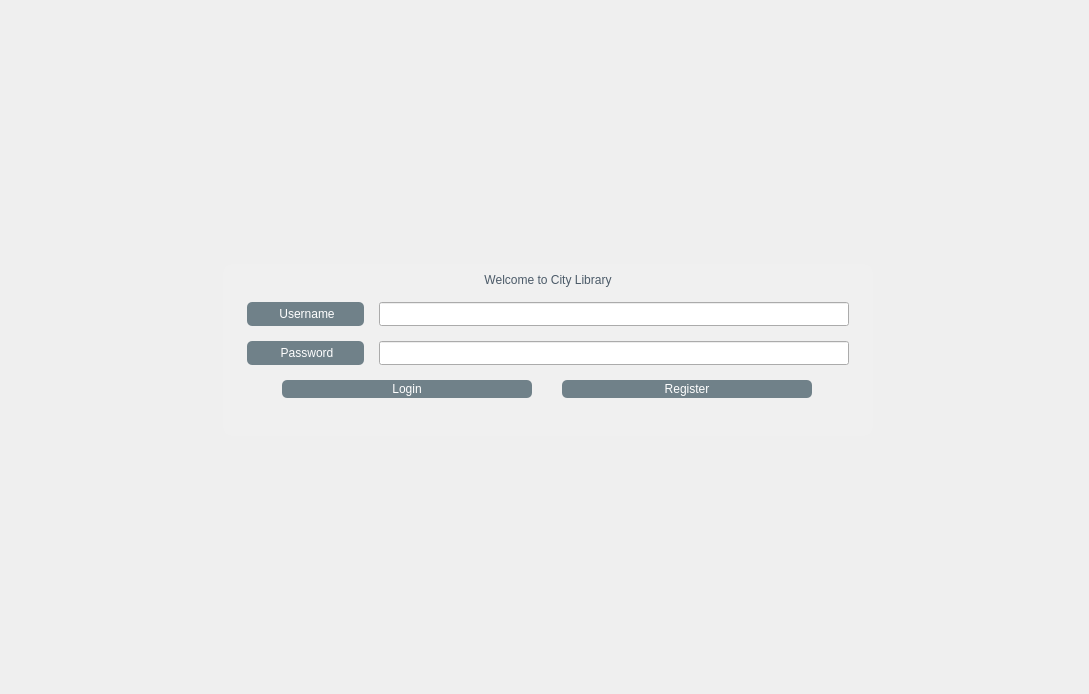
<?xml version="1.0" encoding="UTF-8"?>
<ui version="4.0">
 <class>LoginView</class>
 <widget class="QWidget" name="LoginView">
  <property name="geometry">
   <rect>
    <x>0</x>
    <y>0</y>
    <width>1089</width>
    <height>694</height>
   </rect>
  </property>
  <property name="windowTitle">
   <string>Form</string>
  </property>
  <layout class="QVBoxLayout" name="verticalLayout_3">
   <property name="spacing">
    <number>0</number>
   </property>
   <property name="leftMargin">
    <number>0</number>
   </property>
   <property name="topMargin">
    <number>0</number>
   </property>
   <property name="rightMargin">
    <number>0</number>
   </property>
   <property name="bottomMargin">
    <number>0</number>
   </property>
   <item>
    <widget class="QWidget" name="screenBackGround" native="true">
     <property name="styleSheet">
      <string notr="true">#screenBackGround {
	background-image: url(:/branding/images/brand/background.jpg);
}</string>
     </property>
     <layout class="QHBoxLayout" name="horizontalLayout">
      <property name="leftMargin">
       <number>0</number>
      </property>
      <property name="topMargin">
       <number>0</number>
      </property>
      <property name="rightMargin">
       <number>0</number>
      </property>
      <property name="bottomMargin">
       <number>0</number>
      </property>
      <item>
       <layout class="QGridLayout" name="mainLayout" rowstretch="2,1,2" columnstretch="4,2,4">
        <item row="1" column="2">
         <spacer name="horizontalSpacer_2">
          <property name="orientation">
           <enum>Qt::Orientation::Horizontal</enum>
          </property>
          <property name="sizeHint" stdset="0">
           <size>
            <width>40</width>
            <height>20</height>
           </size>
          </property>
         </spacer>
        </item>
        <item row="1" column="0">
         <spacer name="horizontalSpacer">
          <property name="orientation">
           <enum>Qt::Orientation::Horizontal</enum>
          </property>
          <property name="sizeHint" stdset="0">
           <size>
            <width>40</width>
            <height>20</height>
           </size>
          </property>
         </spacer>
        </item>
        <item row="2" column="1">
         <spacer name="verticalSpacer_2">
          <property name="orientation">
           <enum>Qt::Orientation::Vertical</enum>
          </property>
          <property name="sizeHint" stdset="0">
           <size>
            <width>20</width>
            <height>40</height>
           </size>
          </property>
         </spacer>
        </item>
        <item row="0" column="0">
         <layout class="QGridLayout" name="logoLayout" columnstretch="0,0,0">
          <item row="0" column="0">
           <spacer name="horizontalSpacer_3">
            <property name="orientation">
             <enum>Qt::Orientation::Horizontal</enum>
            </property>
            <property name="sizeHint" stdset="0">
             <size>
              <width>40</width>
              <height>20</height>
             </size>
            </property>
           </spacer>
          </item>
          <item row="0" column="2">
           <spacer name="horizontalSpacer_4">
            <property name="orientation">
             <enum>Qt::Orientation::Horizontal</enum>
            </property>
            <property name="sizeHint" stdset="0">
             <size>
              <width>40</width>
              <height>20</height>
             </size>
            </property>
           </spacer>
          </item>
          <item row="0" column="1">
           <widget class="QLabel" name="label">
            <property name="text">
             <string/>
            </property>
            <property name="pixmap">
             <pixmap resource="images.qrc">:/branding/images/brand/logo.png</pixmap>
            </property>
            <property name="scaledContents">
             <bool>false</bool>
            </property>
           </widget>
          </item>
         </layout>
        </item>
        <item row="1" column="1">
         <widget class="QWidget" name="loginBackground" native="true">
          <property name="minimumSize">
           <size>
            <width>650</width>
            <height>0</height>
           </size>
          </property>
          <property name="styleSheet">
           <string notr="true">#loginBackground{
	
	background-color: rgb(240, 240, 240);
	border-radius: 10px;
}</string>
          </property>
          <layout class="QVBoxLayout" name="verticalLayout_2">
           <item>
            <layout class="QVBoxLayout" name="verticalLayout" stretch="0,0,0,0">
             <property name="spacing">
              <number>15</number>
             </property>
             <property name="leftMargin">
              <number>15</number>
             </property>
             <property name="rightMargin">
              <number>15</number>
             </property>
             <item>
              <widget class="QLabel" name="welcomeLabel">
               <property name="styleSheet">
                <string notr="true">font: 700 20pt &quot;Segoe UI&quot;;
color: rgb(75, 90, 104);</string>
               </property>
               <property name="text">
                <string>Welcome to City Library</string>
               </property>
               <property name="alignment">
                <set>Qt::AlignmentFlag::AlignCenter</set>
               </property>
              </widget>
             </item>
             <item>
              <layout class="QGridLayout" name="inputLayout" columnstretch="1,4" columnminimumwidth="0,0">
               <item row="1" column="1">
                <widget class="QLineEdit" name="passwordLineEdit">
                 <property name="sizePolicy">
                  <sizepolicy hsizetype="Expanding" vsizetype="Expanding">
                   <horstretch>0</horstretch>
                   <verstretch>0</verstretch>
                  </sizepolicy>
                 </property>
                 <property name="minimumSize">
                  <size>
                   <width>4</width>
                   <height>0</height>
                  </size>
                 </property>
                 <property name="styleSheet">
                  <string notr="true"/>
                 </property>
                </widget>
               </item>
               <item row="0" column="1">
                <widget class="QLineEdit" name="usernameLineEdit">
                 <property name="sizePolicy">
                  <sizepolicy hsizetype="Expanding" vsizetype="Expanding">
                   <horstretch>0</horstretch>
                   <verstretch>0</verstretch>
                  </sizepolicy>
                 </property>
                 <property name="maximumSize">
                  <size>
                   <width>16777214</width>
                   <height>16777215</height>
                  </size>
                 </property>
                 <property name="styleSheet">
                  <string notr="true"/>
                 </property>
                </widget>
               </item>
               <item row="0" column="0">
                <widget class="QLabel" name="usernameLabel">
                 <property name="styleSheet">
                  <string notr="true">#usernameLabel {
font: 700 12pt &quot;Segoe UI&quot;;
color: rgb(255, 255, 255);
background-color: rgb(112, 129, 137);
border-radius:5px;
padding-top: 5px;
padding-right: 5px;
padding-bottom: 5px;
padding-left: 5px;
}</string>
                 </property>
                 <property name="text">
                  <string>&lt;html&gt;&lt;head/&gt;&lt;body&gt;&lt;p align=&quot;center&quot;&gt;Username&lt;/p&gt;&lt;/body&gt;&lt;/html&gt;</string>
                 </property>
                </widget>
               </item>
               <item row="1" column="0">
                <widget class="QLabel" name="passwordLabel">
                 <property name="sizePolicy">
                  <sizepolicy hsizetype="Expanding" vsizetype="Expanding">
                   <horstretch>0</horstretch>
                   <verstretch>0</verstretch>
                  </sizepolicy>
                 </property>
                 <property name="styleSheet">
                  <string notr="true">#passwordLabel {
font: 700 12pt &quot;Segoe UI&quot;;
color: rgb(255, 255, 255);
background-color: rgb(112, 129, 137);
border-radius:5px;
padding-top: 5px;
padding-right: 5px;
padding-bottom: 5px;
padding-left: 5px;
}</string>
                 </property>
                 <property name="text">
                  <string>&lt;html&gt;&lt;head/&gt;&lt;body&gt;&lt;p align=&quot;center&quot;&gt;Password&lt;/p&gt;&lt;/body&gt;&lt;/html&gt;</string>
                 </property>
                </widget>
               </item>
              </layout>
             </item>
             <item>
              <layout class="QHBoxLayout" name="buttonLayout">
               <property name="leftMargin">
                <number>20</number>
               </property>
               <property name="rightMargin">
                <number>20</number>
               </property>
               <item>
                <widget class="QPushButton" name="loginButton">
                 <property name="maximumSize">
                  <size>
                   <width>250</width>
                   <height>16777215</height>
                  </size>
                 </property>
                 <property name="styleSheet">
                  <string notr="true">QPushButton {
	font: 700 12pt &quot;Segoe UI&quot;;
	background-color: rgb(112, 129, 137);
    color: white;       	
	padding: 2px;
	border-radius: 5px;
}

QPushButton:hover {
    background-color: #555;
}

QPushButton:pressed {
    background-color: #444;
}</string>
                 </property>
                 <property name="text">
                  <string>Login</string>
                 </property>
                </widget>
               </item>
               <item>
                <widget class="QPushButton" name="registerButton">
                 <property name="maximumSize">
                  <size>
                   <width>250</width>
                   <height>16777215</height>
                  </size>
                 </property>
                 <property name="styleSheet">
                  <string notr="true">QPushButton {
	font: 700 12pt &quot;Segoe UI&quot;;
	background-color: rgb(112, 129, 137);
    color: white;       	
	padding: 2px;
	border-radius: 5px;
}

QPushButton:hover {
    background-color: #555;
}

QPushButton:pressed {
    background-color: #444;
}</string>
                 </property>
                 <property name="text">
                  <string>Register</string>
                 </property>
                </widget>
               </item>
              </layout>
             </item>
             <item>
              <widget class="QLabel" name="errorLabel">
               <property name="styleSheet">
                <string notr="true">#errorLabel {
	color: rgb(255, 0, 0);
	font: 10pt &quot;Segoe UI&quot;;
}</string>
               </property>
               <property name="text">
                <string/>
               </property>
               <property name="alignment">
                <set>Qt::AlignmentFlag::AlignCenter</set>
               </property>
              </widget>
             </item>
            </layout>
           </item>
          </layout>
         </widget>
        </item>
        <item row="0" column="1">
         <spacer name="verticalSpacer">
          <property name="orientation">
           <enum>Qt::Orientation::Vertical</enum>
          </property>
          <property name="sizeHint" stdset="0">
           <size>
            <width>20</width>
            <height>40</height>
           </size>
          </property>
         </spacer>
        </item>
       </layout>
      </item>
     </layout>
    </widget>
   </item>
  </layout>
 </widget>
 <resources>
  <include location="images.qrc"/>
 </resources>
 <connections/>
</ui>
